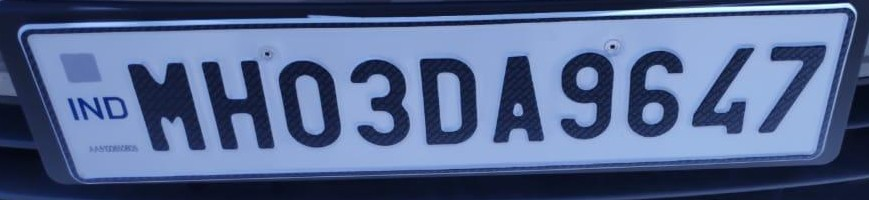
#> input picture plate.JPG, 869 x 200 px, found by its file name
$ python test_enhancement.py
#> lines starting #> are read from the running program, lines starting #| are printed output that depends on the picture
#> further down, plate is the input picture: shape (200, 869, 3); mean B, G, R 143.3, 102.9, 85
### src/alpr/enhance.py
import cv2


def enhance_plate(plate):
    # 1. Upscale
    plate = cv2.resize(
        plate,
        None,
        fx=3,
        fy=3,
        interpolation=cv2.INTER_CUBIC
    )
#> plate: shape (600, 2607, 3)

    # 2. Convert to grayscale
    gray = cv2.cvtColor(plate, cv2.COLOR_BGR2GRAY)
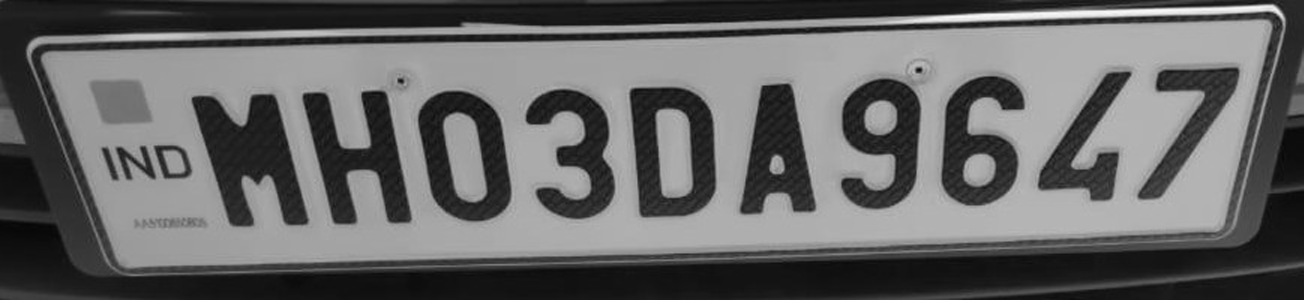
#> gray: shape (600, 2607) (shown at 1/2 size); min 5, max 249, mean 102.2

    # 3. Improve contrast
    clahe = cv2.createCLAHE(
        clipLimit=2.0,
        tileGridSize=(8, 8)
    )
    enhanced = clahe.apply(gray)
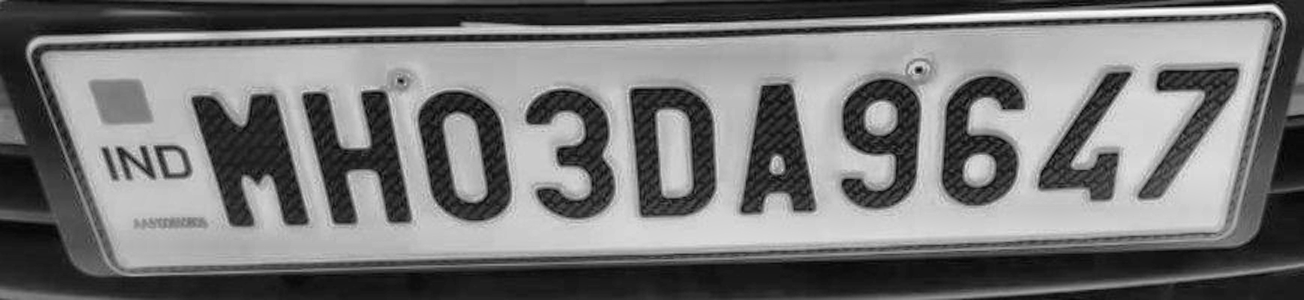
#> enhanced: shape (600, 2607) (shown at 1/2 size); min 3, max 253, mean 118.1

    # 4. Sharpen
    sharpened = cv2.detailEnhance(
        cv2.cvtColor(enhanced, cv2.COLOR_GRAY2BGR),
        sigma_s=10,
        sigma_r=0.15
    )
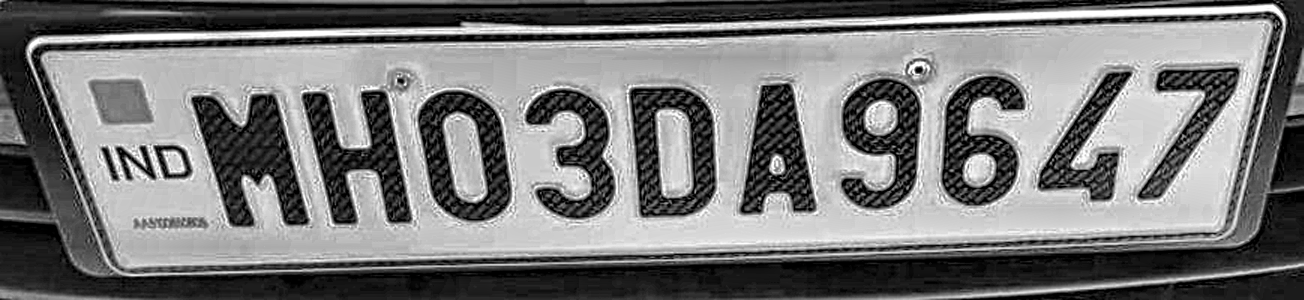
#> sharpened: shape (600, 2607, 3) (shown at 1/2 size); mean of channels 0, 1, 2 120.1, 120.1, 120.1; drawn as B, G, R


    return sharpened

### test_enhancement.py
import cv2
from src.alpr.enhance import enhance_plate

plate = cv2.imread("plate.jpg")

result = enhance_plate(plate)

cv2.imwrite("plate_enhanced.jpg", result)

print("Enhanced plate saved!")
